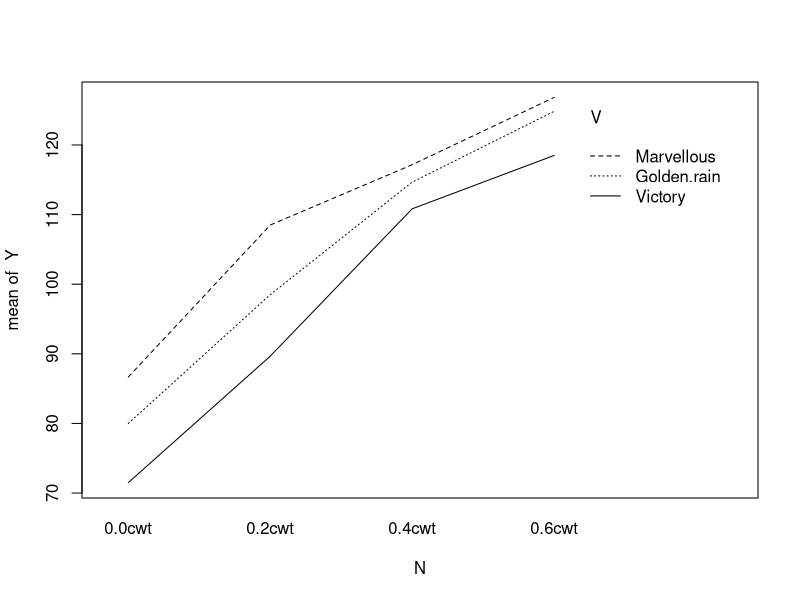

The R script that drew this image:

## ST512 -- Week 14 lab
## Author: Prof Ryan Martin (www4.stat.ncsu.edu/~rmartin)

library(lme4)
library(lmerTest)
library(MASS)

data(oats)
?oats
print(oats)

str(oats)

with(oats, interaction.plot(N, V, Y))

o <- lmer(Y ~ N * V + (1 | B) + (1 | V:B), data=oats)
summary(o, correlation=FALSE)
anova(o)

oo <- lmer(Y ~ N + V + (1 | B) + (1 | V:B), data=oats)
summary(oo, correlation=FALSE)
anova(oo)
